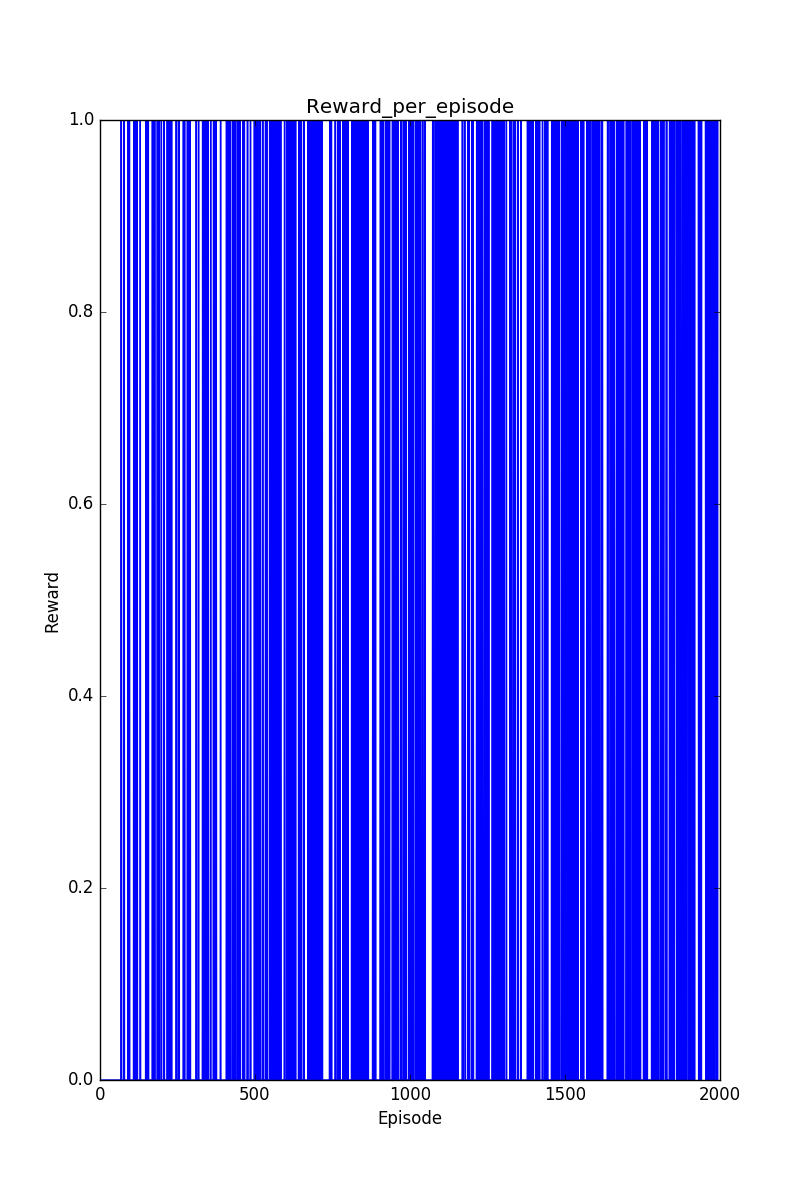

Recreate this plot in Python.
import gym
from gym import wrappers
import sys
import numpy as np
import matplotlib.pyplot as plt
import matplotlib
import os
import tensorflow as tf


class Q_network(object):
    """
    approximating Q(s, a) using Feedforward Neural Network
    """
    def __init__(self, env, gamma, alpha):
        super(Q_network, self).__init__()

        self.n_input = env.observation_space.n
        self.n_output = env.action_space.n
        self.alpha = alpha
        self.gamma = gamma

        # initialize tf feedforward neural network
        self.X = tf.placeholder(shape=[1, self.n_input], dtype=tf.float32)
        self.W = tf.Variable(tf.random_uniform([self.n_input, self.n_output], 0, 0.01))
        self.Q_pred = tf.matmul(self.X, self.W)
        self.Y = tf.placeholder(shape=[1, self.n_output], dtype=tf.float32)

        # kickstart learning W
        self.loss = tf.reduce_sum(tf.square(self.Y - self.Q_pred))
        self.train = tf.train.GradientDescentOptimizer(learning_rate=alpha).minimize(self.loss)
        # utility function
        self.one_hot = make_one_hot(env.observation_space.n)

    def predict(self, sess, s):
        Qs = sess.run(self.Q_pred, feed_dict={self.X: self.one_hot(s)})
        return Qs

    def update(self, sess, s, y):
        sess.run(self.train, feed_dict={self.X: self.one_hot(s), self.Y: y})


def q_learning(env, n_episodes=2000, gamma=0.99, alpha=0.1):
    """
    using Q learning with Q network under epilson-greedy policy
    """
    reward_per_episode = np.zeros(n_episodes)
    estimator = Q_network(env, gamma, alpha)
    policy = make_epsilon_greedy_policy(
        estimator, estimator.n_output)

    with tf.Session() as sess:
        sess.run(tf.global_variables_initializer())
        for i in range(n_episodes):
            s = env.reset()
            done = False
            total_reward = 0
            e = 1.0 / ((i / 10) + 10)
            # useful for debugging
            log_episode(i, n_episodes)

            while not done:
                probs, Qs = policy(sess, s, e)
                a = np.random.choice(np.arange(len(probs)), p=probs)
                next_s, r, done, _ = env.step(a)

                # update our target == Qs
                if done:
                    Qs[0, a] = r
                else:
                    next_Qs = estimator.predict(sess, next_s)
                    Qs[0, a] = r + gamma * np.max(next_Qs)

                # online learning
                estimator.update(sess, s, Qs)

                s = next_s
                total_reward += r

            reward_per_episode[i] = total_reward

        return estimator.W, reward_per_episode

def make_epsilon_greedy_policy(estimator, n_output):
    def policy_fn(sess, state, epsilon):
        probs = np.ones(n_output, dtype=float) * epsilon / n_output
        q_values = estimator.predict(sess, state)
        best_action = np.argmax(q_values[0])
        probs[best_action] += (1.0 - epsilon)
        return probs, q_values
    return policy_fn

def make_one_hot(size):
    def one_hot(x):
        return np.identity(size)[x: x+1]
    return one_hot

def log_episode(i_epi, n_epi):
    if (i_epi + 1) % 100 == 0:
        print("\rEpisode {}/{}.".format(i_epi + 1, n_epi), end="")
        sys.stdout.flush()

def visualize(estimator, stats, output_title="output.png"):
    print("Success rate : {}".format(np.sum(stats)/len(stats)))
    print("Final Q-network Values")
    print(estimator)
    plt.figure(figsize=(8,12))
    plt.title("Reward_per_episode")
    plt.plot(stats)
    plt.xlabel("Episode")
    plt.ylabel("Reward")
    plt.savefig(output_title)

if __name__ == "__main__":
    env = gym.make('FrozenLake-v0')
    env = wrappers.Monitor(env, '/tmp/frozenlake-experiment-qnetwork-0', force=True)
    W, stats = q_learning(env)
    env.close()
    OPENAI_API_KEY = os.environ['OPENAI_API_KEY']
    gym.upload('/tmp/frozenlake-experiment-qnetwork-0', api_key=OPENAI_API_KEY)

    visualize(W, stats, "qnetwork_frozen.png")

